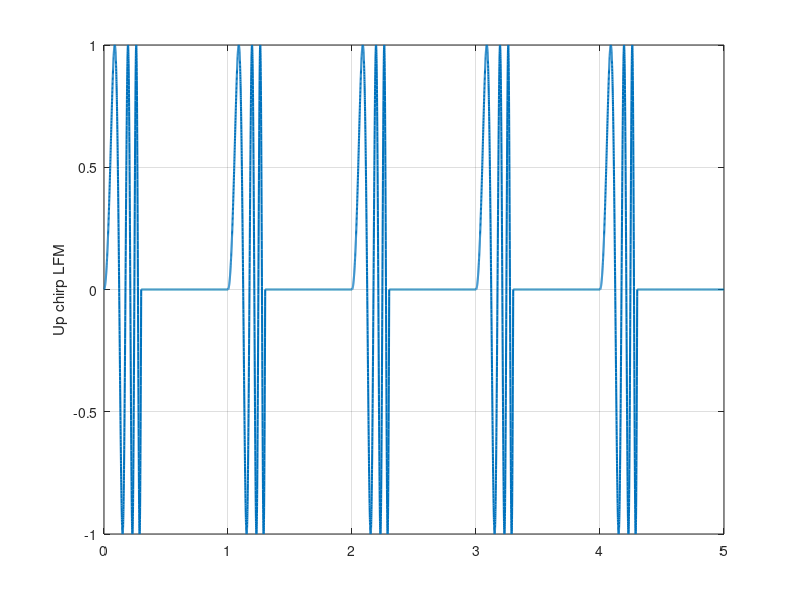

Recreate this plot in MATLAB.
% Use this program to reproduce Fig. 5.9 of textbook
close all
clear all
LFM_BW = 20;
time = linspace(0,1,3000);
S = zeros(1,3000);
tau = .3;
index = find(time<=tau);
ts = tau / 3000; % 1000 samples per PW
beta = LFM_BW/tau;
S(index) = exp(j*pi*beta*(time(index).^2));
SS = repmat(S,1,5);
figure
timet = linspace(0,5,5*3000);
plot(timet,imag(SS),'linewidth',1.5), grid
ylabel('Up chirp LFM')